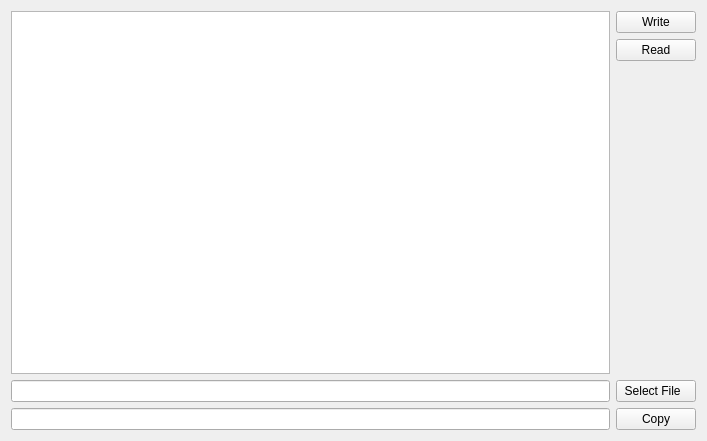
<?xml version="1.0" encoding="UTF-8"?>
<ui version="4.0">
 <class>Widget</class>
 <widget class="QWidget" name="Widget">
  <property name="geometry">
   <rect>
    <x>0</x>
    <y>0</y>
    <width>707</width>
    <height>441</height>
   </rect>
  </property>
  <property name="windowTitle">
   <string>Widget</string>
  </property>
  <layout class="QVBoxLayout" name="verticalLayout_2">
   <item>
    <layout class="QHBoxLayout" name="horizontalLayout_3">
     <item>
      <widget class="QTextEdit" name="textEdit"/>
     </item>
     <item>
      <layout class="QVBoxLayout" name="verticalLayout">
       <item>
        <widget class="QPushButton" name="writeButton">
         <property name="text">
          <string>Write</string>
         </property>
        </widget>
       </item>
       <item>
        <widget class="QPushButton" name="readButton">
         <property name="text">
          <string>Read</string>
         </property>
        </widget>
       </item>
       <item>
        <spacer name="verticalSpacer">
         <property name="orientation">
          <enum>Qt::Vertical</enum>
         </property>
         <property name="sizeHint" stdset="0">
          <size>
           <width>20</width>
           <height>40</height>
          </size>
         </property>
        </spacer>
       </item>
      </layout>
     </item>
    </layout>
   </item>
   <item>
    <layout class="QHBoxLayout" name="horizontalLayout">
     <item>
      <widget class="QLineEdit" name="sourceLineEdit"/>
     </item>
     <item>
      <widget class="QPushButton" name="selectFileButton">
       <property name="text">
        <string>Select File  </string>
       </property>
      </widget>
     </item>
    </layout>
   </item>
   <item>
    <layout class="QHBoxLayout" name="horizontalLayout_2">
     <item>
      <widget class="QLineEdit" name="destLineEdit"/>
     </item>
     <item>
      <widget class="QPushButton" name="copyButton">
       <property name="text">
        <string>Copy</string>
       </property>
      </widget>
     </item>
    </layout>
   </item>
  </layout>
 </widget>
 <resources/>
 <connections/>
</ui>
